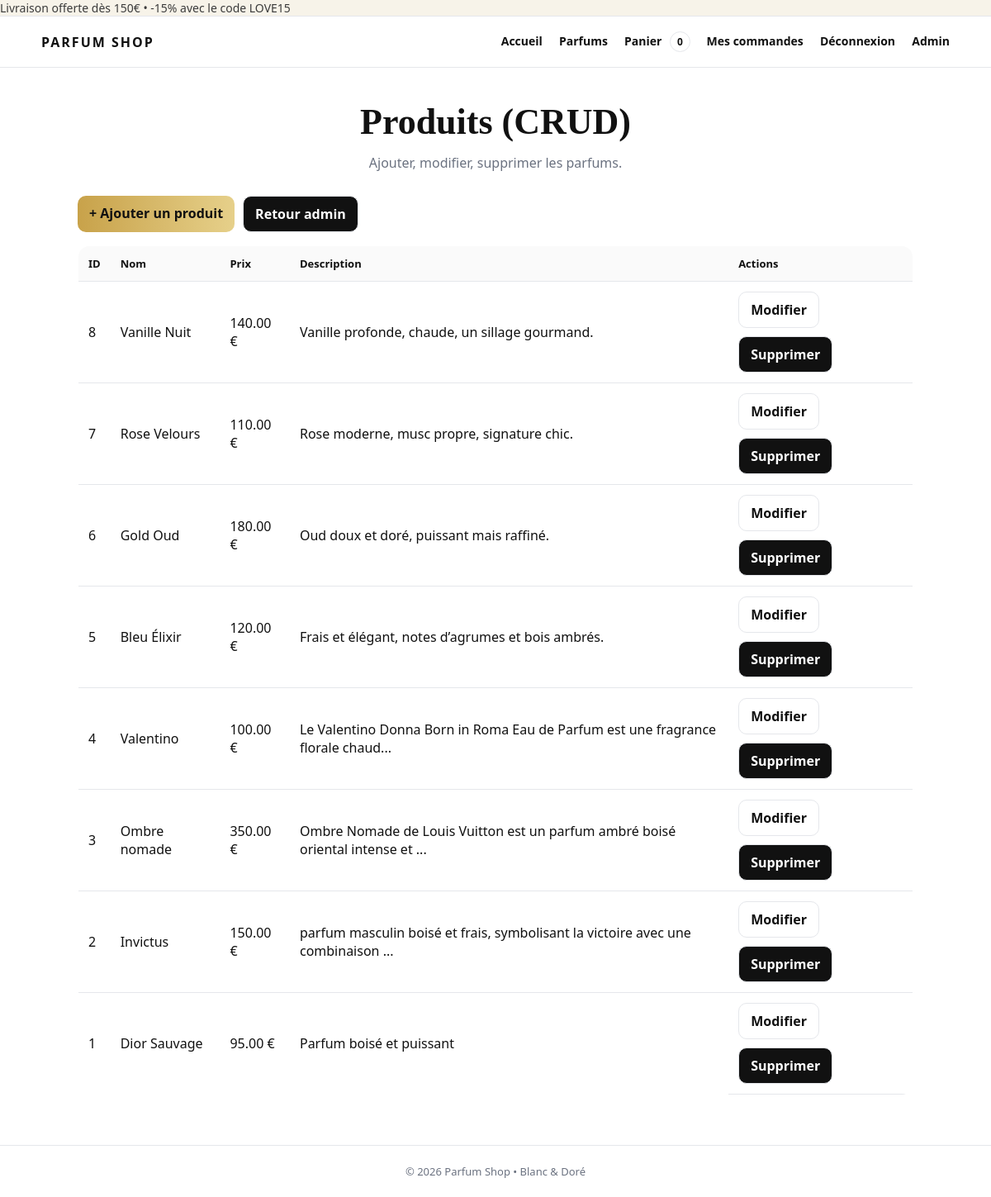
/admin/products.php (signed in), run on the app's committed database.
### tables this page shows
CREATE TABLE `parfums` (
  `id` int(11) NOT NULL,
  `nom` varchar(255) NOT NULL,
  `Prix` decimal(10,2) NOT NULL,
  `description` text NOT NULL
);

### admin/products.php (the view, shortened to what this page needs)
<?php
$pdo = db();
$parfums = $pdo->query("SELECT id, nom, prix, description FROM parfums ORDER BY id DESC")->fetchAll();
require_once __DIR__ . '/../includes/header.php';
?>
<section class="hero" style="padding:40px 0 10px;">
  <div class="container">
    <h1 style="font-size:44px;">Produits (CRUD)</h1>
    <p>Ajouter, modifier, supprimer les parfums.</p>
  </div>
</section>
<section class="section" style="padding-top:0;">
  <div class="container">
    <p style="display:flex; gap:10px; flex-wrap:wrap;">
      <a class="btn gold" href="/ProjetPHP/admin/product_create.php">+ Ajouter un produit</a>
      <a class="btn" href="/ProjetPHP/admin/index.php">Retour admin</a>
    </p>
    <table class="table">
      <tr>
        <th>ID</th><th>Nom</th><th>Prix</th><th>Description</th><th>Actions</th>
      </tr>
      <?php foreach ($parfums as $p): ?>
        <tr>
          <td><?= (int)$p['id'] ?></td>
          <td><?= htmlspecialchars($p['nom']) ?></td>
          <td><?= number_format((float)$p['prix'], 2) ?> €</td>
          <td><?= htmlspecialchars(mb_strimwidth($p['description'], 0, 80, '...')) ?></td>
          <td style="display:flex; gap:10px; flex-wrap:wrap;">
            <a class="btn secondary" href="/ProjetPHP/admin/product_edit.php?id=<?= (int)$p['id'] ?>">Modifier</a>
            <a class="btn" href="/ProjetPHP/admin/products.php?delete=<?= (int)$p['id'] ?>"
               onclick="return confirm('Supprimer ce produit ?');">Supprimer</a>
          </td>
        </tr>
      <?php endforeach; ?>
    </table>
  </div>
</section>
<?php require_once __DIR__ . '/../includes/footer.php'; ?>

### assets/style.css (style rules this page uses)
:root { --bg:#ffffff; --text:#111; --muted:#6b7280; --gold:#c8a24a; --gold2:#e6d08a; --card:#ffffff; --line:#e5e7eb; }
* { box-sizing:border-box; }
body { margin:0; font-family: system-ui, -apple-system, Segoe UI, Roboto, Arial, sans-serif; background:var(--bg); color:var(--text); }
.container { width:min(1100px, 92%); margin:0 auto; }
.hero { padding:60px 0 30px; text-align:center; }
.hero h1 { font-size:46px; margin:0; font-family: Georgia, "Times New Roman", serif; font-weight:600; }
.hero p { margin:12px auto 0; max-width:720px; color:var(--muted); line-height:1.6; }
.section { padding:24px 0 60px; }
.btn { display:inline-block; padding:10px 14px; border-radius:10px; border:1px solid var(--line); background:#111; color:#fff; text-decoration:none; font-weight:700; cursor:pointer; }
.btn.secondary { background:#fff; color:#111; }
.btn.gold { background: linear-gradient(90deg, var(--gold), var(--gold2)); color:#111; border:none; }
.table { width:100%; border-collapse:collapse; border:1px solid var(--line); border-radius:14px; overflow:hidden; }
.table th, .table td { padding:12px; border-bottom:1px solid var(--line); text-align:left; }
.table th { background:#fafafa; font-size:13px; }

### data on the page
parfums: id "8", nom "Vanille Nuit", Prix "140.00", description "Vanille profonde, chaude, un sillage gourmand."
parfums: id "7", nom "Rose Velours", Prix "110.00", description "Rose moderne, musc propre, signature chic."
parfums: id "6", nom "Gold Oud", Prix "180.00", description "Oud doux et doré, puissant mais raffiné."
parfums: id "5", nom "Bleu Élixir", Prix "120.00", description "Frais et élégant, notes d’agrumes et bois ambrés."
parfums: id "4", nom "Valentino", Prix "100.00", description "Le Valentino Donna Born in Roma Eau de Parfum est une fragrance florale chaud..."
parfums: id "3", nom "Ombre nomade", Prix "350.00", description "Ombre Nomade de Louis Vuitton est un parfum ambré boisé oriental intense et ..."
parfums: id "2", nom "Invictus", Prix "150.00", description "parfum masculin boisé et frais, symbolisant la victoire avec une combinaison ..."
parfums: id "1", nom "Dior Sauvage", Prix "95.00", description "Parfum boisé et puissant"

### other printed values
cartCount() "0"
